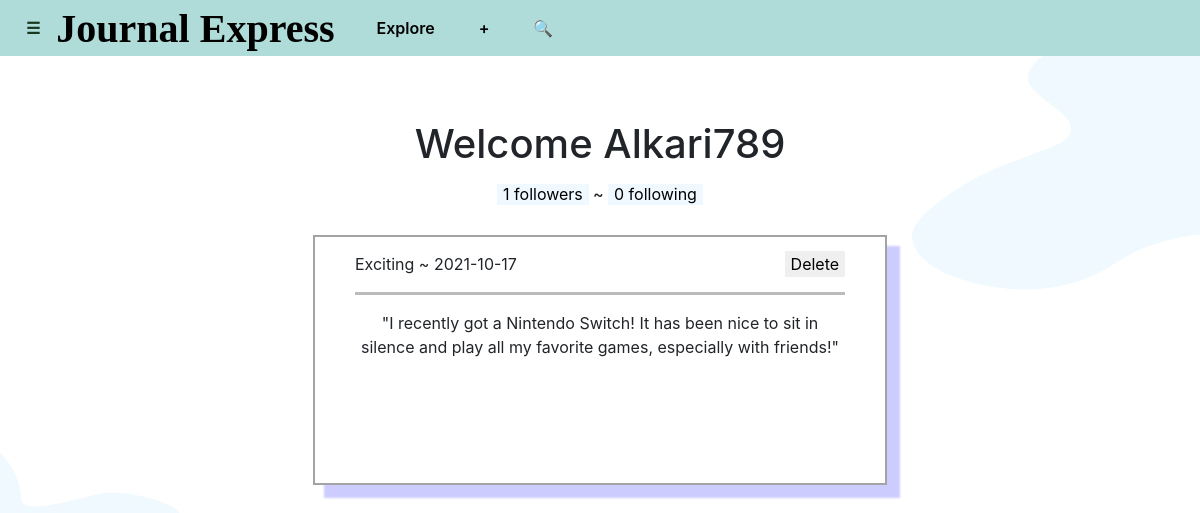
The app's page /profile (signed in) with its own data.
### tables this page shows
CREATE TABLE users (id INTEGER, username TEXT NOT NULL, hash TEXT NOT NULL, privacy NUMERIC NOT NULL DEFAULT 0, PRIMARY KEY(id));

CREATE TABLE journals(id INTEGER, user_id INTEGER, user TEXT NOT NULL, journal TEXT NOT NULL, genre TEXT NOT NULL, date SMALLDATETIME, PRIMARY KEY(id), FOREIGN KEY(user_id) REFERENCES users(id));

### application.py (the view)
@app.route("/profile", methods=["POST", "GET"])
def profile():
    if "user_id" in session:
        if request.method == "POST":
            delete = request.form.get("delete")
            unfollow = request.form.get("unfollow")
            remove = request.form.get("remove")
            if not unfollow:
                if not remove:
                    db.execute("DELETE FROM journals WHERE id = ?", delete)
                    return redirect("/profile")
                else:
                    db.execute("DELETE FROM follows WHERE profile_user_id = ? AND follow_user_id = ?", remove, session["user_id"])
                    return redirect("/profile")
            else:
                db.execute("DELETE FROM follows WHERE follow_user_id = ? AND profile_user_id = ?", unfollow, session["user_id"])
                return redirect("/profile")
        else:
            username = db.execute("SELECT username FROM users WHERE id = ?", session["user_id"])
            entries = db.execute("SELECT * FROM journals WHERE user_id = ?", session["user_id"])
            following = db.execute("SELECT follow_user_id, follows FROM follows WHERE profile_user_id = ?", session["user_id"])
            followers = db.execute("SELECT profile_user_id, profile FROM follows WHERE follow_user_id = ?", session["user_id"])
            return render_template("profile.html", entries=reversed(entries), username=username[0]["username"], followers=len(followers), following=len(following), followinglist=following, followerlist=followers)
    else:
        return redirect("/login")

### templates/profile.html (shortened to what this page needs)
{% extends "layout.html" %}
{% block main %}
    <p>
        <h1 style="text-align:center">Welcome {{ username }}</h1>
    </p>
    <p>
        <h6 style="text-align:center"><button name="follow" onclick="followers()" style="border:none; background-color:#f0f9ff">{{ followers }} followers</button> ~ <button name="follow" onclick="following()" style="border:none; background-color:#f0f9ff">{{ following }} following</button></h6>
    </p>
    {% for entry in entries %}
        <div class="post" style="margin:30px auto ">
            <p style="display:inline">
                {{ entry.genre }} ~ {{ entry.date }}
                <form action="/profile" method="post">
                    <button name="delete" class="postbtn" type="submit" value='{{ entry.id }}'>Delete</button>
                </form>
            </p>
            <hr style="border-top:3px solid #bbb">
            <p style="text-align:center">
                "{{ entry.journal }}"
            </p>
        </div>
    {% endfor %}
{% endblock %}

### static/styles.css (style rules this page uses)
.post { min-height: 250px; width: 55%; margin: 0 auto; border: 2px solid #a3a3a3; padding: 15px 40px; box-shadow: 12px 12px 2px 1px rgba(0, 0, 255, .2); }
.post .postbtn { position: relative; float: right; bottom: 25px; border: none; }

### records on screen
users: username "Alkari789"
journals: genre "Exciting", date "2021-10-17", {{ entry.id }} 1 (drawn), journal "I recently got a Nintendo Switch! It has been nice to sit in silence and play all my favorite games, especially with friends!"

### other values on screen
{{ followers }} "1"
{{ following }} "0"
